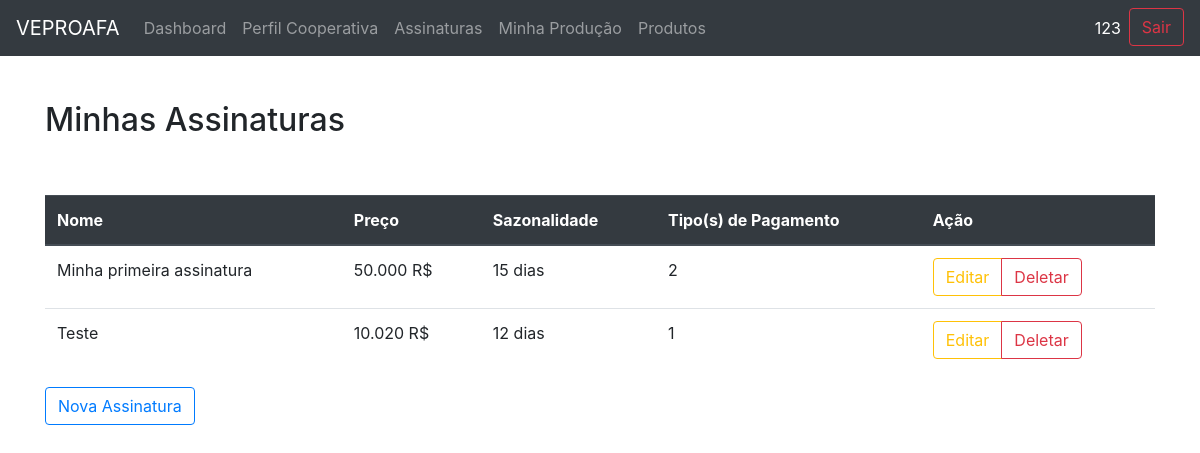
The page /veproafa/assinatura/list/ (signed in) on the database its author committed.
### app_base/models.py (models this page shows, shortened)
class Assinatura(models.Model):
    nome = models.CharField(max_length=120,default='')
    preco = models.DecimalField(max_digits=6,decimal_places=3)
    sazonalidade = models.CharField(max_length=45)
    tipo_pagamento= models.ManyToManyField(TipoPagamento,blank=False)
    producoes= models.ManyToManyField(Producao,blank=False,related_name="producao")

### app_base/views.py (the view)
# urls.py: path('assinatura/list/', views.assinatura_list,name='assinatura_list'),
def assinatura_list(request):
    cooperativa = Cooperativa.objects.filter(usuario__id=request.user.id).first()
    assinaturas= cooperativa.assinaturas.all()
    return render(request, 'assinatura/list.html', {'assinaturas': assinaturas})

### app_base/templatetags/auth_extras.py (called while the page is built)
@register.filter(name='has_group')
def has_group(user, group_name):
    group = Group.objects.get(name=group_name)
    return True if group in user.groups.all() else False

### templates/assinatura/list.html (shortened to what this page needs)
{% extends 'base.html' %}
{% block conteudo %}
<h2>Minhas Assinaturas</h2>
<br/>
<br/>
<div class="table-responsive">
    <table class="table">
        <thead class="thead-dark">
        <tr>
            <th scope="col">Nome</th>
            <th scope="col">Preço</th>
            <th scope="col">Sazonalidade</th>
            <th scope="col">Tipo(s) de Pagamento</th>
            <th scope="col">Ação</th>
        </tr>
        </thead>
        <tbody>
        {% for assinatura in assinaturas %}
        <tr>
            <td>{{ assinatura.nome }}</td>
            <td>{{ assinatura.preco }} R$</td>
            <td>{{ assinatura.sazonalidade }}</td>
            <td>{{ assinatura.tipo_pagamento.count }}</td>
            <td>
                <div class="btn-group" role="group" aria-label="Basic example">
                    <a href="{% url 'assinatura_update' assinatura.id %}" class="btn btn-outline-warning">Editar</a>
                    <a href="{% url 'assinatura_delete' assinatura.id %}" class="btn btn-outline-danger">Deletar</a>
                </div>
            </td>
        </tr>
        {% endfor %}
        </tbody>
    </table>
</div>
<a href="{% url 'assinatura_create'%}" class="btn btn-outline-primary">Nova Assinatura</a>
{% endblock %}

### templates/base.html (shortened to what this page needs)
{% load static %}
{% load auth_extras %}
<!DOCTYPE html>
<html lang="en">
<head>
    <link rel="stylesheet" href="{% static '/bootstrap/css/bootstrap.min.css' %}"/>
    <link rel="stylesheet" href="{% static '/bootstrap/css/style.css' %}"/>
</head>
<body>
<nav class="navbar navbar-expand-lg navbar-dark bg-dark">
    <a class="navbar-brand" href="#">VEPROAFA</a>
    <div class="collapse navbar-collapse" id="navbarSupportedContent">
        <ul class="navbar-nav mr-auto">
            {% if request.user|has_group:'COOPERATIVA' %}
            <li class="nav-item">
                <a href="{% url 'dashboard' %}" class="nav-link">Dashboard</a>
            </li>
            <li class="nav-item">
                <a href="{% url 'cooperativa_view' %}" class="nav-link">Perfil Cooperativa</a>
            </li>
            <li class="nav-item">
                <a class="nav-link" href="{% url 'assinatura_list' %}">Assinaturas</a>
            </li>
            <li class="nav-item">
                <a class="nav-link" href="{% url 'producao_list' %}">Minha Produção</a>
            </li>
            <li class="nav-item">
                <a href="{% url 'produto_list' %}" class="nav-link">Produtos</a>
            </li>
            {% endif %}
        </ul>
        <ul class="navbar-nav ml-auto">
            <li class="nav-item">
                <a href="#" class="nav-link active">{{ user.username }}</a>
            </li>
            <li class="nav-item">
                <a href="{% url 'my_logout'%}" class="btn btn-outline-danger my-2 my-sm-0">Sair</a>
            </li>
        </ul>
    </div>
</nav>
<div class="container corretor corretor-card">
    {% block conteudo %}
    {% endblock %}
</div>
</body>
</html>

### rows shown on the page
Assinatura: nome "Minha primeira assinatura", preco "50.000", sazonalidade "15 dias", tipo_pagamento.count "2"
Assinatura: nome "Teste", preco "10.020", sazonalidade "12 dias", tipo_pagamento.count "1"

### other values the page prints
{{ user.username }} "123"
